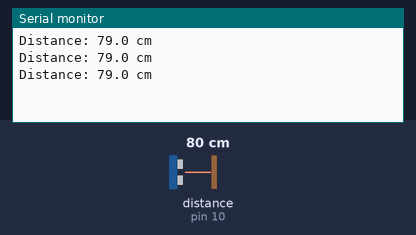
A sketch run on a simulated Arduino Uno, built with avr-gcc and run on an emulated ATmega328P. Shown: the last lines printed to the serial monitor. Wiring (inferred from the names in the program): ultrasonic range finder: trigger pin 9; echo pin 10. The test bench sets the inputs (shaded band); at power-on: distance to the obstacle (sensor on pin 10) 80 cm. The echo pulse lasts 58.3 µs per cm.

Above: at 1.3 s.
1.4 s: distance to the obstacle (sensor on pin 10) set to 2 cm
At 1.9 s:
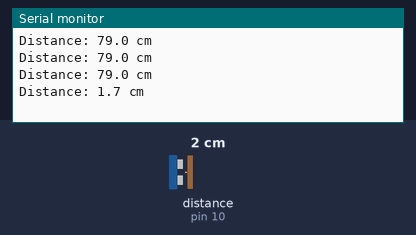
2.9 s: distance to the obstacle (sensor on pin 10) set to 4 cm
At 3.4 s:
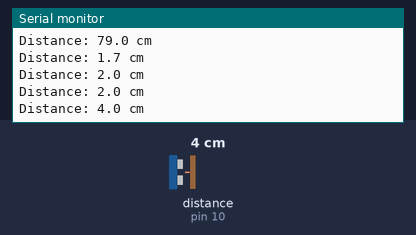
Timing chart, 0 to 5.9 s (numbered marks = the images above; inputs shaded):
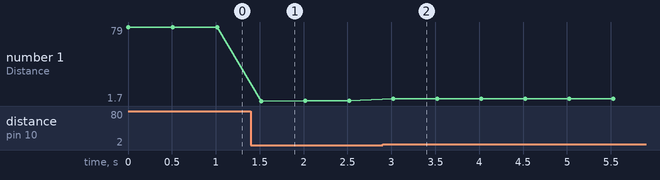

Measured:
- after the input at 1.4 s, the serial monitor: prints a new line after 0.12 s (image 1)
- after the input at 2.9 s, the serial monitor: prints a new line after 0.12 s (image 2)
- plotted number 1: 79 → 2 after the input at 1.4 s, 2 → 4 after the input at 2.9 s

The sketch:

U-100_distance_detect.ino
```cpp
/*
HC-SR04 Ultrasonic Sensor

Wire Connection
Wiring (HC-SR04 to Arduino Uno)
HC-SR04 Pin	Arduino Uno Pin
VCC	5V
GND	GND
Trig	D9
Echo	D10

***
Expected Result:
Distance: 23.4 cm
Distance: 24.1 cm
Distance: 25.0 cm
***
*/

const int trigPin = 9;
const int echoPin = 10;

void setup() {
  Serial.begin(9600);
  pinMode(trigPin, OUTPUT);
  pinMode(echoPin, INPUT);
}

void loop() {
  long duration;
  float distance_cm;

  // Trigger pulse
  digitalWrite(trigPin, LOW);
  delayMicroseconds(2);
  digitalWrite(trigPin, HIGH);
  delayMicroseconds(10);
  digitalWrite(trigPin, LOW);

  // Echo response time
  duration = pulseIn(echoPin, HIGH, 25000);  // 25ms timeout

  if (duration == 0) {
    Serial.println("No echo received");
  } else {
    distance_cm = duration * 0.034 / 2;
    Serial.print("Distance: ");
    Serial.print(distance_cm, 1);
    Serial.println(" cm");
  }

  delay(500);  // Wait half a second
}
```
